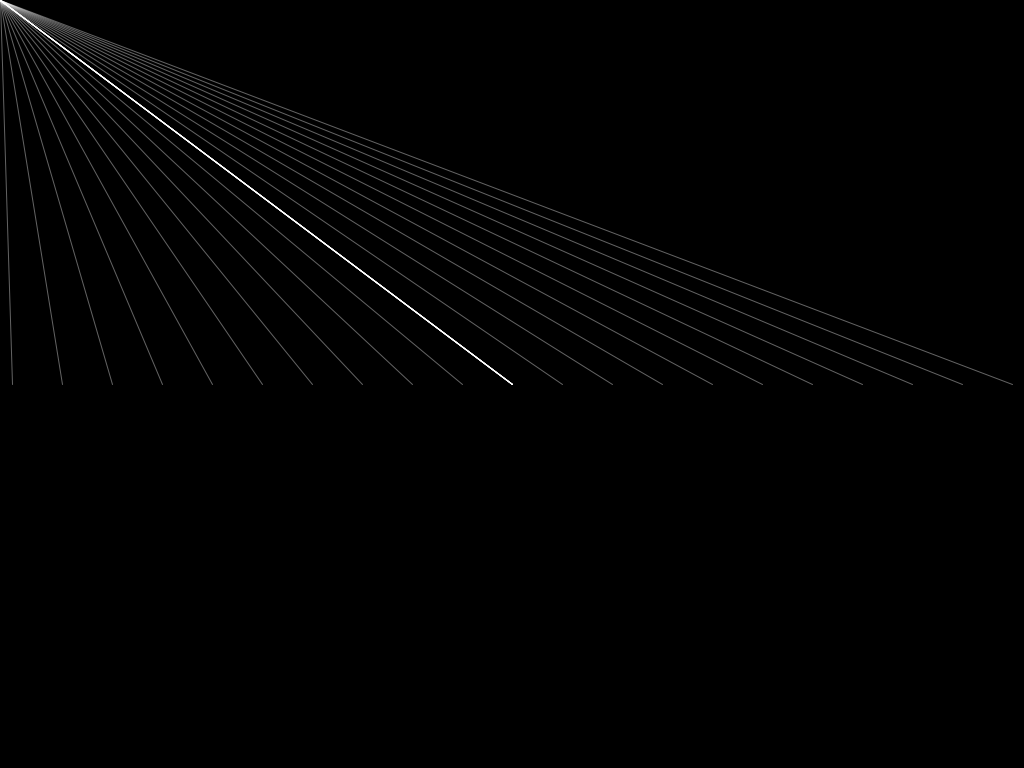
Frame 1 (no input)
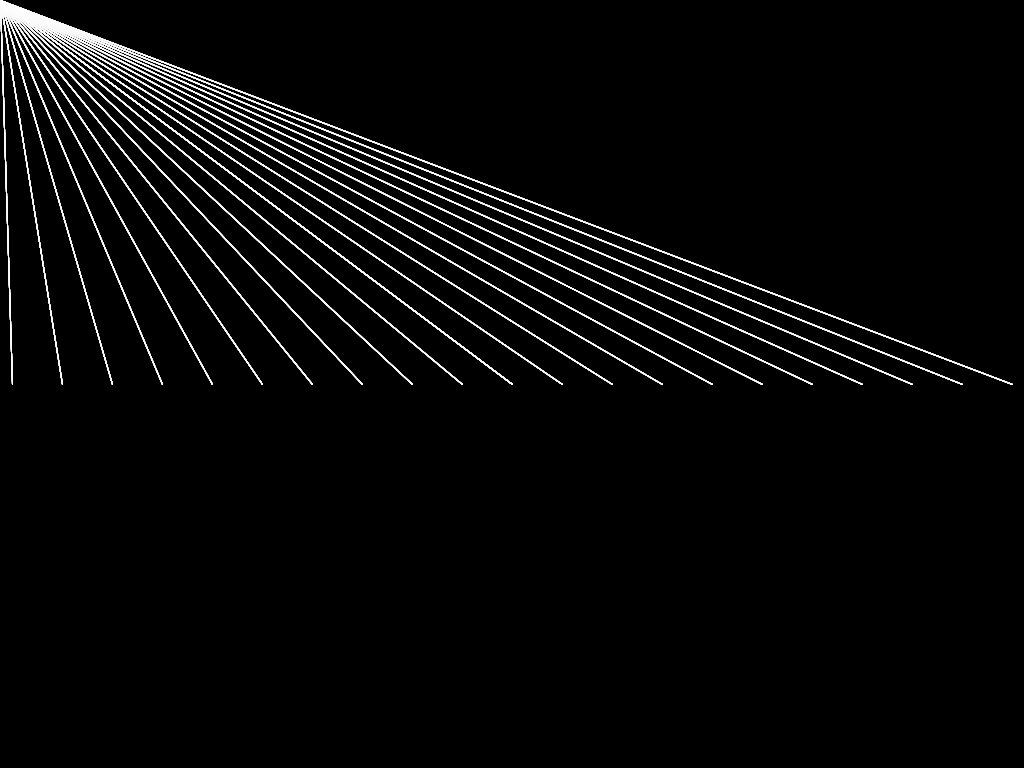
Frame 60 (the mouse pressed at the canvas centre just before this capture)
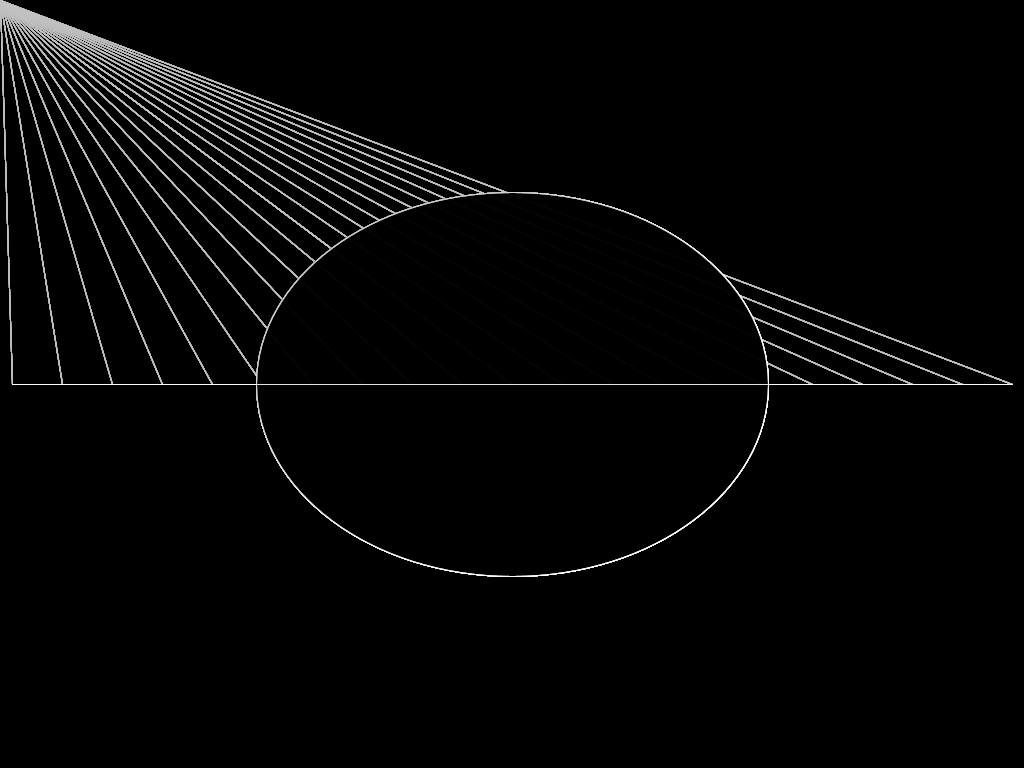
Frame 120 (the mouse held since frame 60 and released just before this capture)

The Processing sketch that drew these frames (run headless with seeded random() and noise(); from frame 60 on, the mouse is pressed at the canvas centre):

// Processing sketch: processing_28428
// ── processing_28428.pde

void setup() {
  size(1024, 768);
  background(0);
  smooth();
}
 
void draw() {
   fill(0,1);
  noStroke();
  rect(0,0,1024,768);
  
  stroke(255, 99);
  line(512, 384, mouseX, mouseY);
  
  stroke(255, 99);
  line(512, 384, mouseX, mouseY);
  
    stroke(255, 99);
  line(462, 384, mouseX, mouseY);
  
    stroke(255, 99);
  line(412, 384, mouseX, mouseY);
  
    stroke(255, 99);
  line(362, 384, mouseX, mouseY);
  
    stroke(255, 99);
  line(312, 384, mouseX, mouseY);
  
    stroke(255, 99);
  line(262, 384, mouseX, mouseY);
  
    stroke(255, 99);
  line(212, 384, mouseX, mouseY);
  
    stroke(255, 99);
  line(162, 384, mouseX, mouseY);
  
    stroke(255, 99);
  line(112, 384, mouseX, mouseY);
  
    stroke(255, 99);
  line(62, 384, mouseX, mouseY);
  
    stroke(255, 99);
  line(12, 384, mouseX, mouseY);
  
    stroke(255, 99);
  line(562, 384, mouseX, mouseY);
  
    stroke(255, 99);
  line(612, 384, mouseX, mouseY);
  
    stroke(255, 99);
  line(662, 384, mouseX, mouseY);
  
    stroke(255, 99);
  line(712, 384, mouseX, mouseY);
  
  stroke(255, 99);
  line(762, 384, mouseX, mouseY);

stroke(255, 99);
  line(812, 384, mouseX, mouseY);

stroke(255, 99);
  line(862, 384, mouseX, mouseY);

stroke(255, 99);
  line(912, 384, mouseX, mouseY);

stroke(255, 99);
  line(962, 384, mouseX, mouseY);

stroke(255, 99);
  line(1012, 384, mouseX, mouseY);

stroke(255, 99);
  line(512, 384, mouseX, mouseY);

stroke(255, 99);
  line(512, 384, mouseX, mouseY);

stroke(255, 99);
  line(512, 384, mouseX, mouseY);

stroke(255, 99);
  line(512, 384, mouseX, mouseY);

stroke(255, 99);
  line(512, 384, mouseX, mouseY);
  
    stroke(255, 99);
  line(512, 384, mouseX, mouseY);

stroke(255, 99);
  line(512, 384, mouseX, mouseY);

stroke(255, 99);
  line(512, 384, mouseX, mouseY);

stroke(255, 99);
  line(512, 384, mouseX, mouseY);

stroke(255, 99);
  line(512, 384, mouseX, mouseY);

stroke(255, 99);
  line(512, 384, mouseX, mouseY);

stroke(255, 99);
  line(512, 384, mouseX, mouseY);

stroke(255, 99);
  line(512, 384, mouseX, mouseY);

stroke(255, 99);
  line(512, 384, mouseX, mouseY);

stroke(255, 99);
  line(512, 384, mouseX, mouseY);

stroke(255, 99);
  line(512, 384, mouseX, mouseY);

  // wenn die Maus gedrückt ist…
  if (mousePressed) {
    // zeichne eine ellipse an der Mausposition

//  }else{
 // stroke(0,mouseX/2);
 // stroke(0,width-mouseX);  

  fill(0,30);
   ellipse (mouseX, mouseY,mouseX,mouseY);
     }
}
